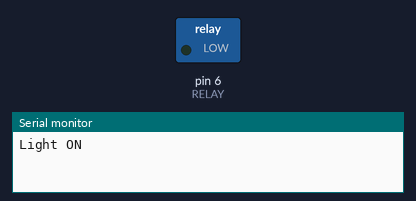
Simulated run of this sketch. Board: Arduino Uno, built with avr-gcc and run on an emulated ATmega328P. Shown: switched loads named in the sketch (green lamp = pin HIGH), the last lines printed to the serial monitor.

Above: at 4.0 s.
At 12.0 s:
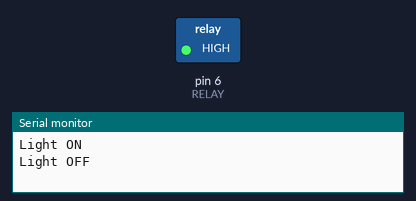
Timing chart, 0 to 20.8 s (numbered marks = the images above):
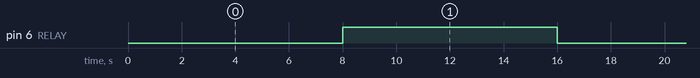

Measured:
- by itself, pin 6 (RELAY): alternates HIGH for 8.0 s and LOW for 8.0 s

The sketch:

relay.ino
```cpp
int RELAY = 6;
void setup()
{
Serial.begin(9600);
  pinMode(RELAY, OUTPUT);
}
  void loop()
{

   digitalWrite(RELAY,0);           // Turns ON Relays 1
   Serial.println("Light ON");
   delay(8000);                                      // Wait 2 seconds

   digitalWrite(RELAY,1);          // Turns Relay Off
   Serial.println("Light OFF");
   delay(8000);
}
```
